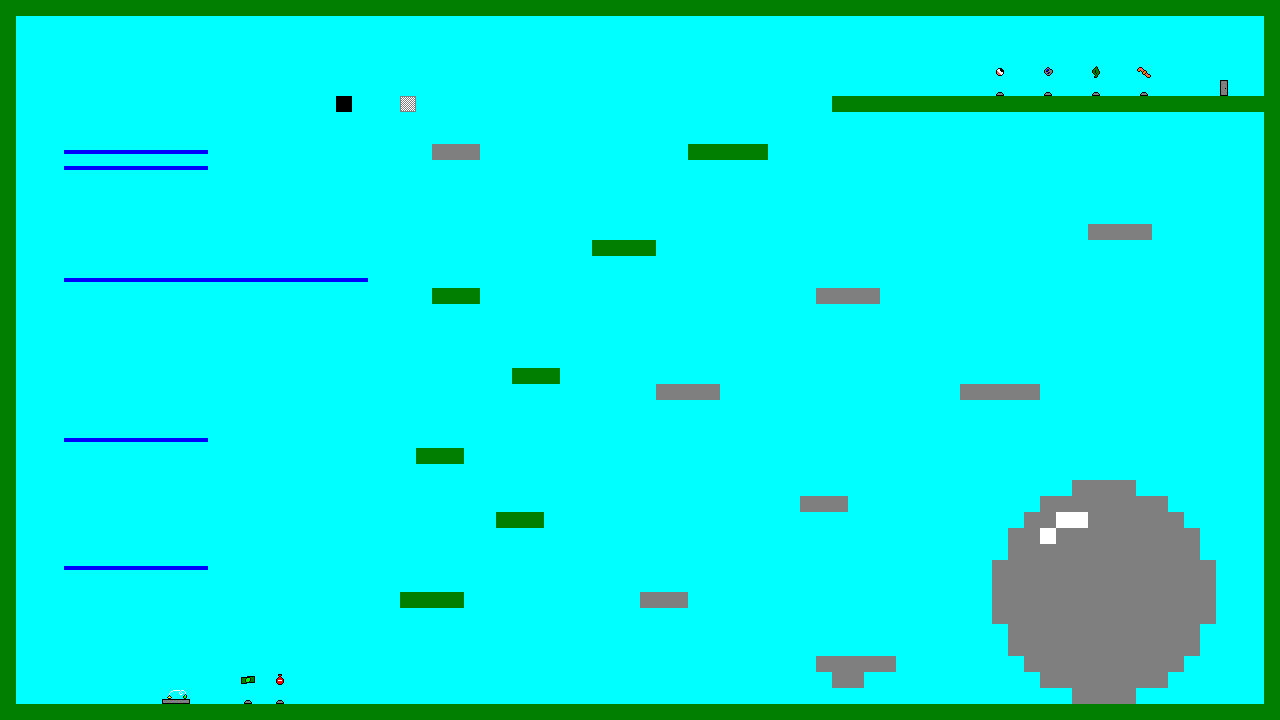

Rendered tile map (Tiled .tmx) drawn with the repository's tilesets; below, a short description and the map source with its tile grids summarised:
An orthogonal 80x45 tile map with 16x16 px tiles, 2 tile layers (Terrain, TileObjects), 1 hidden layer not drawn and 2 objects (Entrance, Spawner).

<map version="1.0" tiledversion="1.0.1" orientation="orthogonal" renderorder="right-up" width="80" height="45" tilewidth="16" tileheight="16" backgroundcolor="#00ffff" nextobjectid="6">
 <tileset firstgid="1" source="test1.tsx" />
 <layer name="Background" width="80" height="45" visible="0">
  <data>[3600 cells, 202 non-empty, 1 distinct tile ids]</data>
 </layer>
 <objectgroup name="NonTiles">
  <object id="1" name="Entrance" type="Entrance" x="29" y="550" width="121" height="90" />
  <object id="4" name="Spawner" type="Spawner" x="642" y="117" width="224" height="152" />
 </objectgroup>
 <layer name="Terrain" width="80" height="45">
  <data>[3600 cells, 479 non-empty, 3 distinct tile ids]</data>
 </layer>
 <layer name="TileObjects" width="80" height="45">
  <data>[3600 cells, 72 non-empty, 13 distinct tile ids]</data>
 </layer>
</map>
